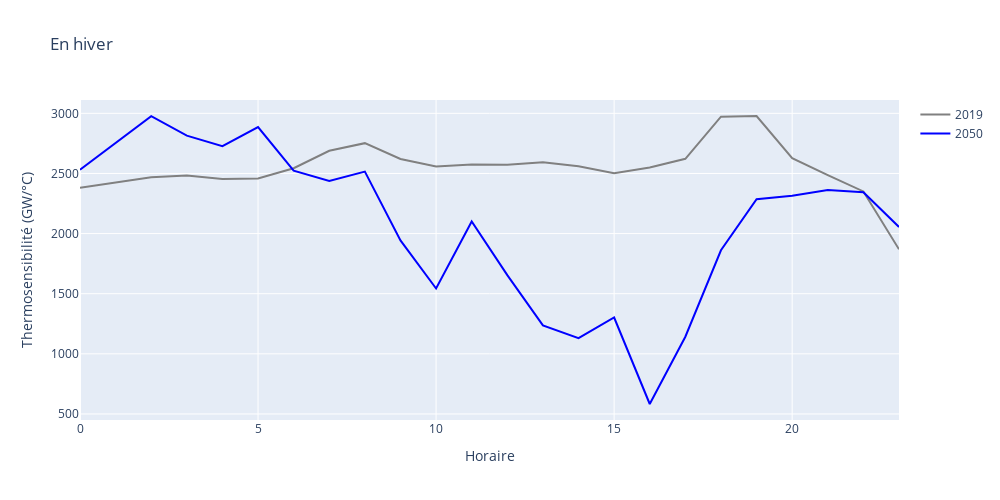
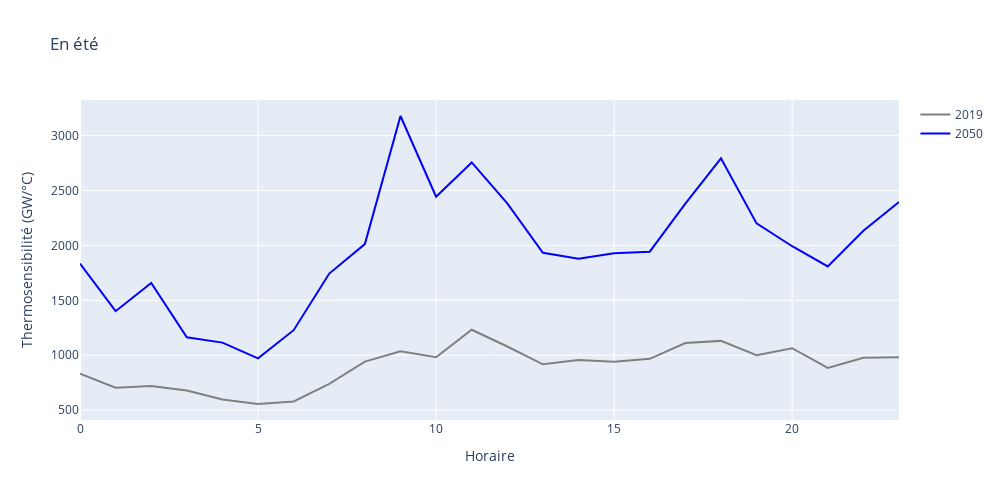

Notebook code cell kept with these figures, in order:
### Code cell
Thermosensitivity('FR')

### Figure 1 — Plotly figure (JSON) as saved in the notebook; plotly's stock layout.template omitted (floating-point values rounded to 4 significant figures)
{"data": [{"line": {"color": "gray"}, "mode": "lines", "name": "2019", "type": "scatter", "x": [0, 1, 2, 3, 4, 5, 6, 7, 8, 9, 10, 11, 12, 13, 14, 15, 16, 17, 18, 19, 20, 21, 22, 23], "y": [2382.0, 2425.0, 2469.0, 2483.0, 2453.0, 2459.0, 2544.0, 2688.0, 2752.0, 2620.0, 2559.0, 2574.0, 2573.0, 2593.0, 2559.0, 2502.0, 2549.0, 2622.0, 2972.0, 2978.0, 2628.0, 2486.0, 2351.0, 1869.0]}, {"line": {"color": "blue"}, "mode": "lines", "name": "2050", "type": "scatter", "x": [0, 1, 2, 3, 4, 5, 6, 7, 8, 9, 10, 11, 12, 13, 14, 15, 16, 17, 18, 19, 20, 21, 22, 23], "y": [2530.0, 2753.0, 2977.0, 2814.0, 2727.0, 2886.0, 2523.0, 2437.0, 2515.0, 1943.0, 1543.0, 2101.0, 1655.0, 1237.0, 1130.0, 1302.0, 582.8, 1142.0, 1861.0, 2285.0, 2315.0, 2362.0, 2344.0, 2055.0]}], "layout": {"height": 500, "title": {"text": "En hiver"}, "width": 1000, "xaxis": {"title": {"text": "Horaire"}}, "yaxis": {"title": {"text": "Thermosensibilité (GW/°C)"}}}}

### Figure 2 — Plotly figure (JSON) as saved in the notebook; plotly's stock layout.template omitted (floating-point values rounded to 4 significant figures)
{"data": [{"line": {"color": "gray"}, "mode": "lines", "name": "2019", "type": "scatter", "x": [0, 1, 2, 3, 4, 5, 6, 7, 8, 9, 10, 11, 12, 13, 14, 15, 16, 17, 18, 19, 20, 21, 22, 23], "y": [831.8, 704.1, 719.6, 678.9, 597.1, 556.2, 579.8, 740.3, 941.7, 1035.0, 982.1, 1232.0, 1079.0, 917.4, 957.2, 940.7, 967.6, 1111.0, 1131.0, 999.9, 1064.0, 884.7, 977.5, 981.0]}, {"line": {"color": "blue"}, "mode": "lines", "name": "2050", "type": "scatter", "x": [0, 1, 2, 3, 4, 5, 6, 7, 8, 9, 10, 11, 12, 13, 14, 15, 16, 17, 18, 19, 20, 21, 22, 23], "y": [1835.0, 1401.0, 1657.0, 1163.0, 1115.0, 971.8, 1228.0, 1743.0, 2012.0, 3177.0, 2443.0, 2755.0, 2382.0, 1932.0, 1877.0, 1929.0, 1943.0, 2381.0, 2793.0, 2200.0, 1992.0, 1808.0, 2133.0, 2396.0]}], "layout": {"height": 500, "title": {"text": "En été"}, "width": 1000, "xaxis": {"title": {"text": "Horaire"}}, "yaxis": {"title": {"text": "Thermosensibilité (GW/°C)"}}}}
